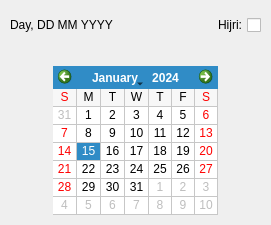
      <widget class="QWidget" name="calendar">
       <layout class="QGridLayout" name="calLayout">
        <property name="leftMargin">
         <number>10</number>
        </property>
        <property name="topMargin">
         <number>15</number>
        </property>
        <property name="rightMargin">
         <number>10</number>
        </property>
        <property name="bottomMargin">
         <number>10</number>
        </property>
        <item row="3" column="1">
         <spacer name="cSpacerT">
          <property name="orientation">
           <enum>Qt::Vertical</enum>
          </property>
          <property name="sizeType">
           <enum>QSizePolicy::Fixed</enum>
          </property>
          <property name="sizeHint" stdset="0">
           <size>
            <width>0</width>
            <height>25</height>
           </size>
          </property>
         </spacer>
        </item>
        <item row="4" column="0">
         <spacer name="cSpacerL">
          <property name="orientation">
           <enum>Qt::Horizontal</enum>
          </property>
          <property name="sizeType">
           <enum>QSizePolicy::Fixed</enum>
          </property>
          <property name="sizeHint" stdset="0">
           <size>
            <width>37</width>
            <height>0</height>
           </size>
          </property>
         </spacer>
        </item>
        <item row="4" column="1">
         <widget class="QCalendarWidget" name="cCalendar">
          <property name="firstDayOfWeek">
           <enum>Qt::Sunday</enum>
          </property>
          <property name="gridVisible">
           <bool>true</bool>
          </property>
          <property name="horizontalHeaderFormat">
           <enum>QCalendarWidget::SingleLetterDayNames</enum>
          </property>
          <property name="verticalHeaderFormat">
           <enum>QCalendarWidget::NoVerticalHeader</enum>
          </property>
          <property name="navigationBarVisible">
           <bool>true</bool>
          </property>
         </widget>
        </item>
        <item row="4" column="2">
         <spacer name="cSpacerR">
          <property name="orientation">
           <enum>Qt::Horizontal</enum>
          </property>
          <property name="sizeType">
           <enum>QSizePolicy::Fixed</enum>
          </property>
          <property name="sizeHint" stdset="0">
           <size>
            <width>37</width>
            <height>0</height>
           </size>
          </property>
         </spacer>
        </item>
        <item row="0" column="0" colspan="3">
         <widget class="QWidget" name="cWidget" native="true">
          <layout class="QGridLayout" name="cW">
           <property name="leftMargin">
            <number>0</number>
           </property>
           <property name="topMargin">
            <number>0</number>
           </property>
           <property name="rightMargin">
            <number>0</number>
           </property>
           <property name="bottomMargin">
            <number>0</number>
           </property>
           <property name="spacing">
            <number>0</number>
           </property>
           <item row="0" column="0">
            <widget class="QLabel" name="cDate">
             <property name="text">
              <string>Day, DD MM YYYY</string>
             </property>
            </widget>
           </item>
           <item row="0" column="1">
            <widget class="QCheckBox" name="cHijri">
             <property name="layoutDirection">
              <enum>Qt::RightToLeft</enum>
             </property>
             <property name="text">
              <string>Hijri:</string>
             </property>
            </widget>
           </item>
          </layout>
         </widget>
        </item>
       </layout>
      </widget>
